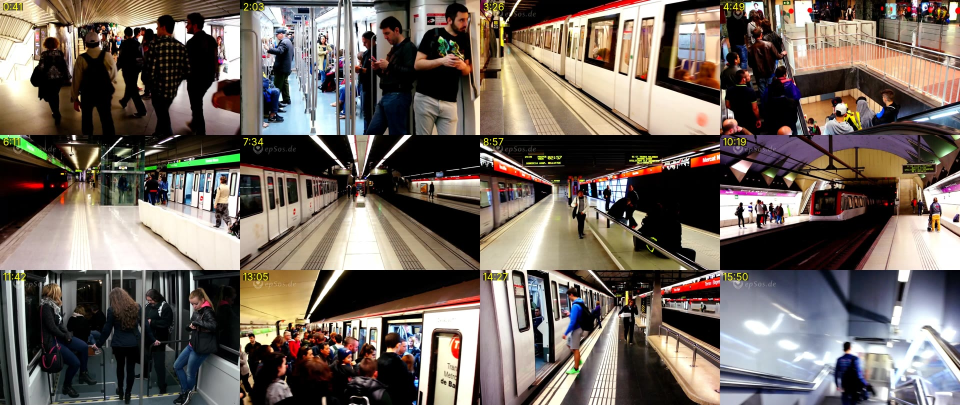
#> input picture data/audit/commons_frames/bcn_metro.jpg, 1920 x 810 px (shown at 1/2 size)
$ python -i stream_thumbnail.py   (imports and definitions only)   (older library calls are emulated)
#> lines starting #> are read from the running program, lines starting #| are printed output that depends on the picture
#> further down, picture is the input picture: shape (810, 1920, 3); mean B, G, R 93.1, 101.3, 111.8
#!/usr/bin/env python3
"""Pick a stream thumbnail automatically and set it on a broadcast (owner 2026-11-26: custom thumbnails, never manual).
  python3 pipeline/stream_thumbnail.py <video.mp4> <broadcast_id> [--out thumb.jpg]
Samples ~40 frames away from tunnels/cards, scores colour + detail + brightness, crops the best to 1280x720 with a small
'LIVE 🚆' badge, uploads it via thumbnails.set."""
import argparse, subprocess, sys, pathlib, json
import cv2, numpy as np
from PIL import Image, ImageDraw, ImageFont
sys.path.insert(0, str(pathlib.Path(__file__).resolve().parent))
F = "/usr/share/fonts/opentype/inter/"

def frames(video, n=40):
    d = float(subprocess.run(["ffprobe", "-v", "error", "-show_entries", "format=duration", "-of", "csv=p=0", video],
                             capture_output=True, text=True).stdout)
    for i in range(n):
        t = d * (i + 0.5) / n
        b = subprocess.run(["ffmpeg", "-v", "error", "-ss", f"{t:.1f}", "-i", video, "-frames:v", "1", "-f", "image2pipe",
                            "-vcodec", "png", "-"], capture_output=True).stdout
        im = cv2.imdecode(np.frombuffer(b, np.uint8), cv2.IMREAD_COLOR)
        if im is not None:
            yield t, im

def score(im):
    h, w = im.shape[:2]
#> h = 810; w = 1920
    c = im[int(h * .08):int(h * .92), int(w * .1):int(w * .9)]
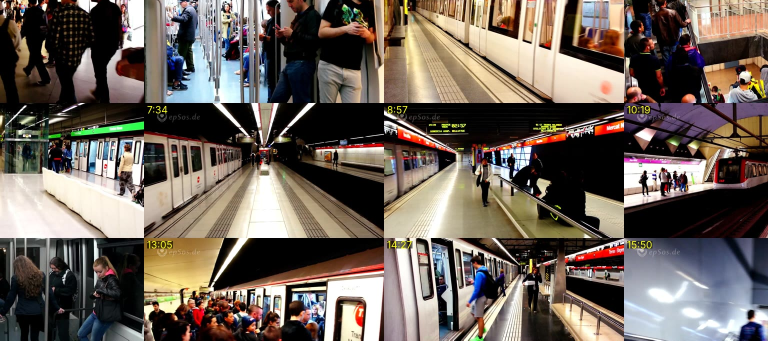
#> c: shape (681, 1536, 3) (shown at 1/2 size); mean B, G, R 89.6, 98.2, 109.1
    hsv = cv2.cvtColor(c, cv2.COLOR_BGR2HSV).astype(np.float32)
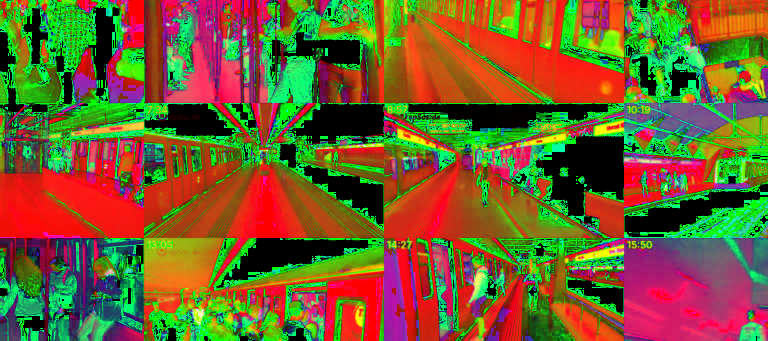
#> hsv: shape (681, 1536, 3) float32 (shown at 1/2 size); mean B, G, R 43.9, 94.7, 114
    sat, val = hsv[..., 1].mean() / 255, hsv[..., 2].mean() / 255
#> sat = 0.371; val = 0.447
    detail = cv2.Laplacian(cv2.cvtColor(c, cv2.COLOR_BGR2GRAY), cv2.CV_32F).var()
#> detail = 1938.2
    if val < 0.25:                                  # tunnel / dark frame
        return -1
    return sat * 1.5 + min(detail / 400, 1.5) + (0.4 - abs(val - 0.6))

def make(video, out):
    best = max(frames(video), key=lambda x: score(x[1]))
    im = cv2.resize(best[1], (1280, 720), interpolation=cv2.INTER_AREA)
    pil = Image.fromarray(cv2.cvtColor(im, cv2.COLOR_BGR2RGB)).convert("RGBA")
    ov = Image.new("RGBA", pil.size, (0, 0, 0, 0)); d = ImageDraw.Draw(ov)
    f = ImageFont.truetype(F + "InterDisplay-SemiBold.otf", 46)
    d.rounded_rectangle((1060, 36, 1244, 104), radius=18, fill=(220, 30, 40, 235))
    d.text((1082, 44), "LIVE", font=f, fill=(255, 255, 255, 255))
    Image.alpha_composite(pil, ov).convert("RGB").save(out, quality=92)
    return best[0]

def main():
    ap = argparse.ArgumentParser(); ap.add_argument("video"); ap.add_argument("broadcast"); ap.add_argument("--out", default="/tmp/stream_thumb.jpg")
    a = ap.parse_args()
    t = make(a.video, a.out)
    from youtube_upload import API, access_token, call
    call("POST", f"{API}/upload/youtube/v3/thumbnails/set?videoId={a.broadcast}", access_token(),
         data=open(a.out, "rb").read(), headers={"Content-Type": "image/jpeg"})
    print(json.dumps({"broadcast": a.broadcast, "frame_at_s": round(t, 1), "thumbnail": a.out}))

# [2 lines not run here, left out]

>>> import cv2
>>> picture = cv2.imread('../data/audit/commons_frames/bcn_metro.jpg')
>>> result = score(picture)
#> result = 2.3

$ run again, on data/audit/commons_frames/chi_green2.jpg
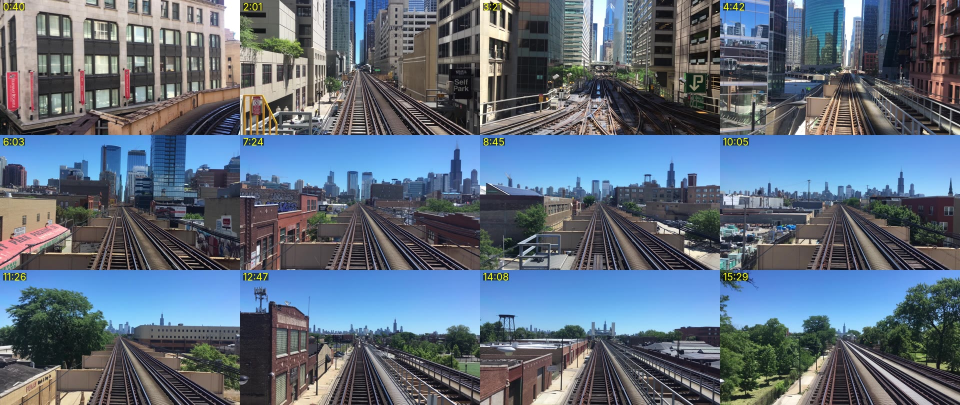
#> input picture data/audit/commons_frames/chi_green2.jpg, 1920 x 810 px (shown at 1/2 size)
#> picture is the input picture: shape (810, 1920, 3); mean B, G, R 124, 107.7, 93.9
#> in score, `c = im[int(h * .08):int(h * .92), int(w * .1):int(w * .9)]`:
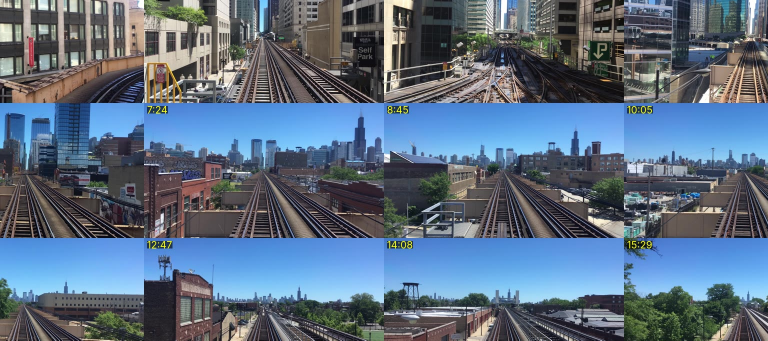
#> c: shape (681, 1536, 3) (shown at 1/2 size); mean B, G, R 130.1, 109.9, 92.1
#> in score, `hsv = cv2.cvtColor(c, cv2.COLOR_BGR2HSV).astype(np.float32)`:
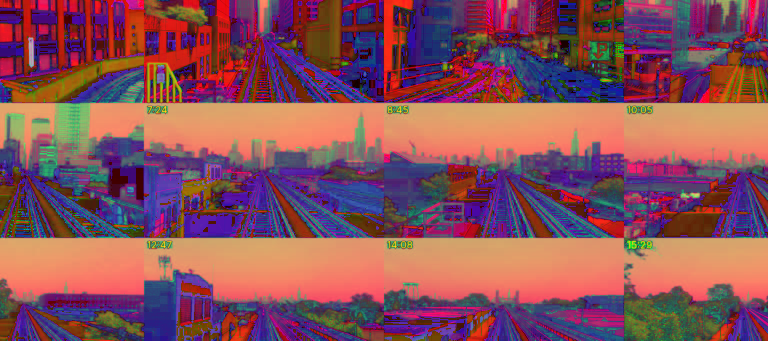
#> hsv: shape (681, 1536, 3) float32 (shown at 1/2 size); mean B, G, R 90.5, 80.3, 136.7
#> sat = 0.315; val = 0.536
#> detail = 2503.8
#> result = 2.31

$ run again, on data/audit/commons_frames/chi_metra.jpg
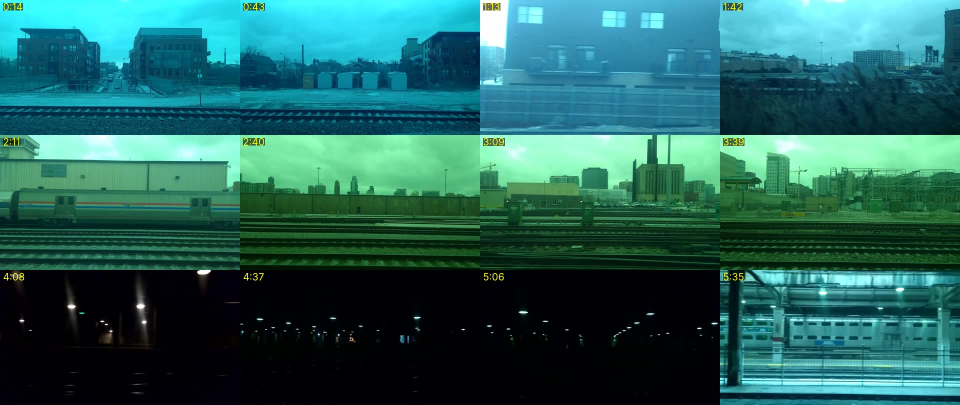
#> input picture data/audit/commons_frames/chi_metra.jpg, 1920 x 810 px (shown at 1/2 size)
#> picture is the input picture: shape (810, 1920, 3); mean B, G, R 94, 99.2, 38
#> in score, `c = im[int(h * .08):int(h * .92), int(w * .1):int(w * .9)]`:
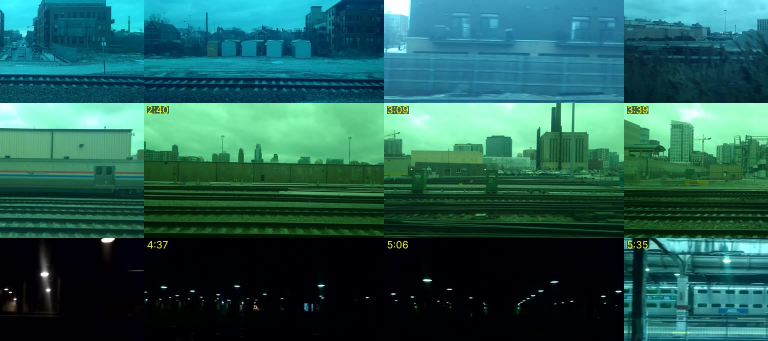
#> c: shape (681, 1536, 3) (shown at 1/2 size); mean B, G, R 85.5, 93.7, 36.7
#> in score, `hsv = cv2.cvtColor(c, cv2.COLOR_BGR2HSV).astype(np.float32)`:
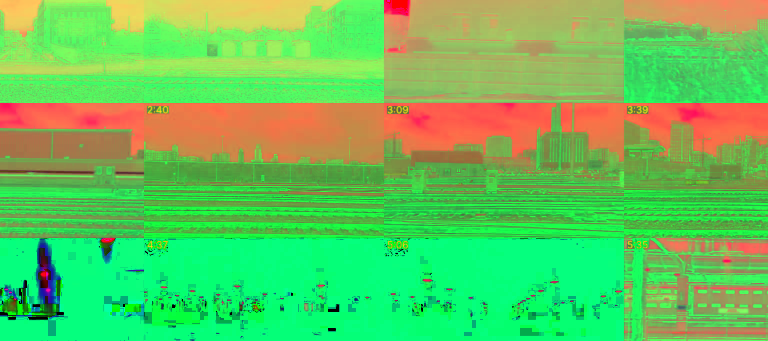
#> hsv: shape (681, 1536, 3) float32 (shown at 1/2 size); mean B, G, R 90.6, 196, 101.7
#> sat = 0.767; val = 0.399
#> detail = 545.9
#> result = 2.71

$ run again, on data/audit/commons_frames/syd_rides.jpg
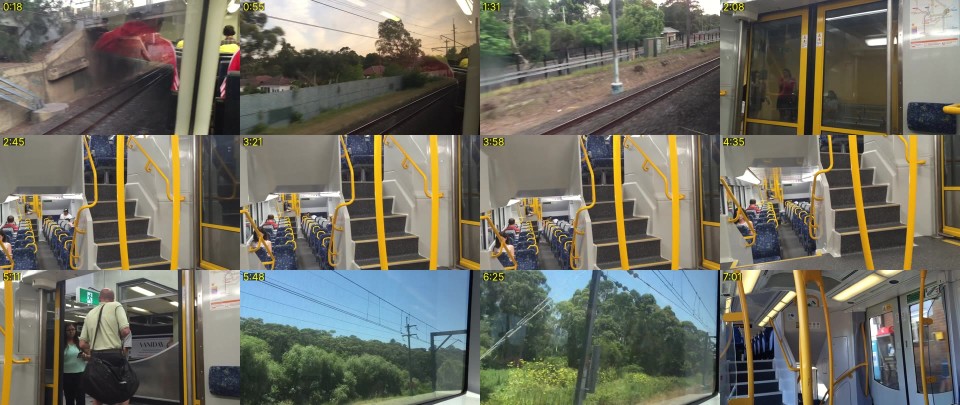
#> input picture data/audit/commons_frames/syd_rides.jpg, 1920 x 810 px (shown at 1/2 size)
#> picture is the input picture: shape (810, 1920, 3); mean B, G, R 97.2, 110, 111.7
#> in score, `c = im[int(h * .08):int(h * .92), int(w * .1):int(w * .9)]`:
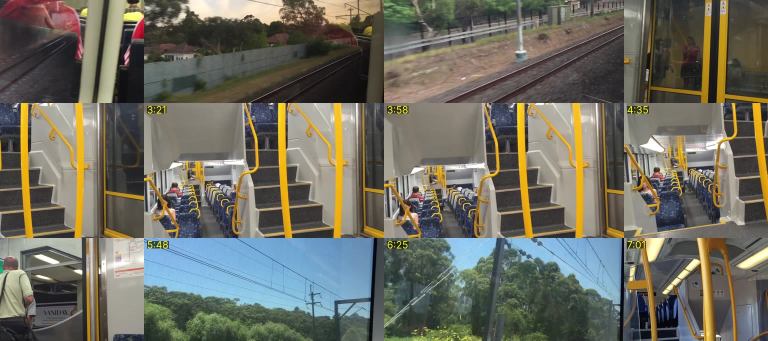
#> c: shape (681, 1536, 3) (shown at 1/2 size); mean B, G, R 96.4, 108.5, 109.8
#> in score, `hsv = cv2.cvtColor(c, cv2.COLOR_BGR2HSV).astype(np.float32)`:
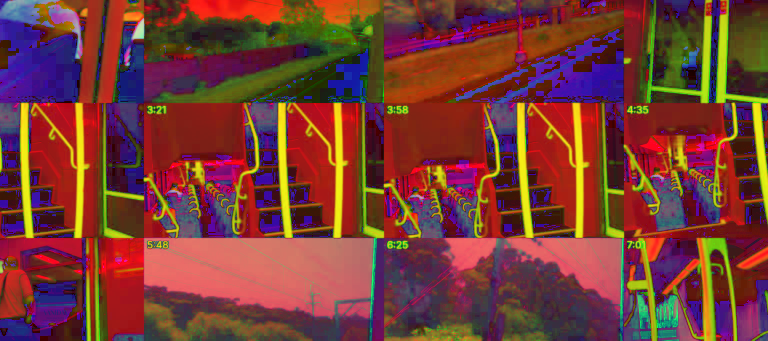
#> hsv: shape (681, 1536, 3) float32 (shown at 1/2 size); mean B, G, R 53.5, 59.8, 119.9
#> sat = 0.234; val = 0.47
#> detail = 694.1
#> result = 2.12
